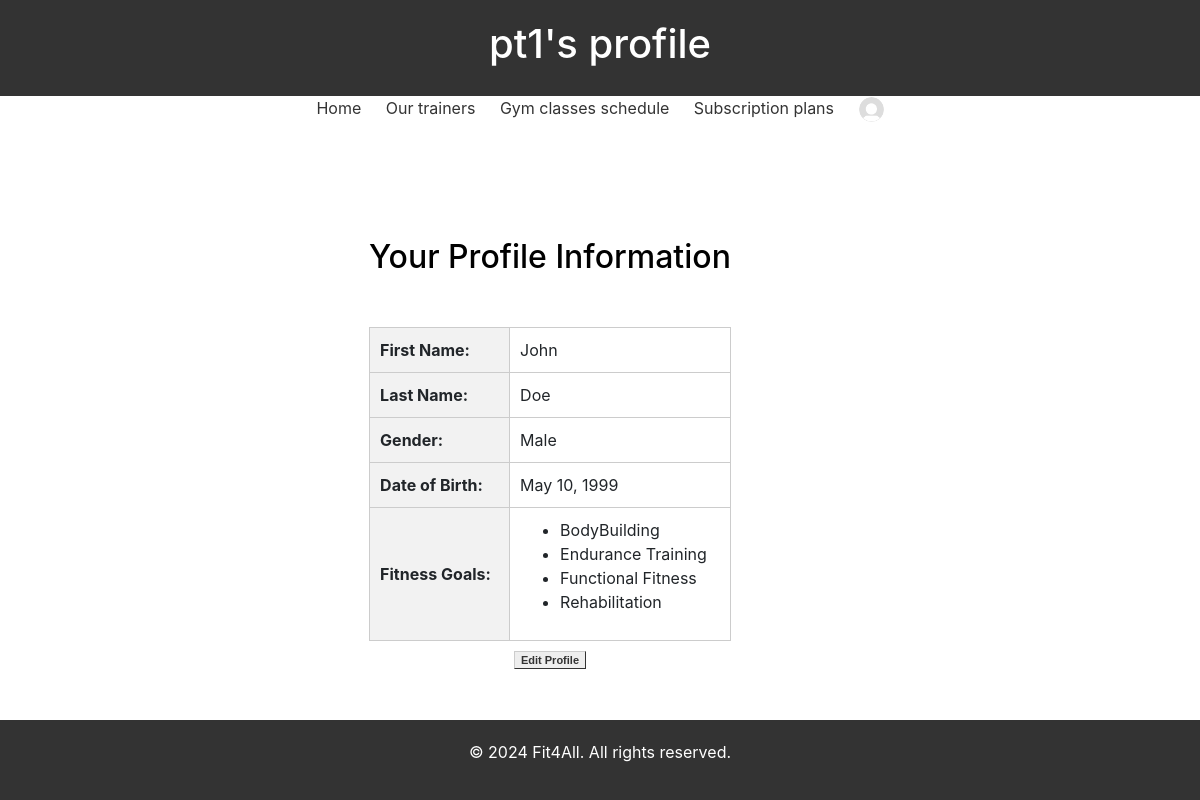
/profile/ (signed in), run on the app's committed database.
### gestione_palestra/models.py (models this page shows)
class User(AbstractUser):
    is_manager = models.BooleanField(default=False)
    is_instructor = models.BooleanField(default=False)
    class Meta:
        verbose_name = _('user')
        verbose_name_plural = _('users')

class TrainerProfile(models.Model):
    user = models.OneToOneField('gestione_palestra.User', on_delete=models.CASCADE)
    gender_choices = [
        ('M', 'Male'),
        ('F', 'Female'),
    ]
    gender = models.CharField(max_length=1, choices=gender_choices, null=False, blank=True)
    first_name = models.CharField(max_length=100, null=False, blank=True, validators=[validators.validate_name])
    last_name = models.CharField(max_length=100, null=False, blank=True, validators=[validators.validate_name])
    date_of_birth = models.DateField(null=False, blank=True, default=date.today, validators=[validators.validate_age_of_birth])
    certifications = models.FileField(upload_to='pt_CVs/', blank=True)
    profile_picture = models.ImageField(upload_to='profile_pictures/', null=True, blank=True)
    fitness_goals = models.ManyToManyField(FitnessGoal, blank=True)  # Cambio qui
    pt_photo = models.ImageField(upload_to='pt_images/', null=True, blank=True)

class FitnessGoal(models.Model):
    name = models.CharField(max_length=100, validators=[validators.validate_name])

### gestione_palestra/views.py (the view, shortened to what this page needs)
# urls.py: path('profile/', views.ProfileView.as_view(), name='profile'),
class ProfileView(View):
    def get(self, request):
        if not request.user.is_authenticated:
            messages.error(request, "You have to login first")
            return redirect(reverse('login'))
        if request.user.is_instructor:
            user_profile, created = models.TrainerProfile.objects.get_or_create(user=request.user)
            form = forms.TrainerProfileForm(instance=user_profile)
            fitness_goals = get_fitness_goals(user_profile)
            context = {'form': form, 'user_profile':user_profile, 'user_fitness_goals':fitness_goals}
        elif request.user.is_manager:
            messages.success(request, f"Welcome to Fit4All, {request.user}")
            return redirect(reverse('dashboard'))
        return render(request=request, template_name='profile.html', context=context)

### gestione_palestra/views.py (called while the page is built)
def get_fitness_goals(trainer_profile):
    fitness_goals = trainer_profile.fitness_goals.all()
    fitness_goal_names = [fitness_goal.name for fitness_goal in fitness_goals]
    return fitness_goal_names

### templates/profile.html (shortened to what this page needs)
{% extends "base.html" %}
{% block header %} {{ request.user }}'s profile {% endblock header %}
{% block content %}
<div class="user-profile-container">
    <div class="user-profile">
        <h2> Your Profile Information</h2>
    <table class="user-details">
        <tr>
            <th>First Name:</th>
            <td>{{ user_profile.first_name }}</td>
        </tr>
        <tr>
            <th>Last Name:</th>
            <td>{{ user_profile.last_name }}</td>
        </tr>
        <tr>
            <th>Gender:</th>
            <td>{{ user_profile.get_gender_display }}</td>
        </tr>
        <tr>
            <th>Date of Birth:</th>
            {% if user_profile.date_of_birth|date:"Y-m-d" == now|date:"Y-m-d" %}
                <td></td>
            {% else %}
                <td>{{ user_profile.date_of_birth|date:"F d, Y" }}</td>
            {% endif %}
        </tr>
        {% if request.user.is_instructor %}
        <tr>
            <th>Fitness Goals:</th>
            <td>
                <ul>
                    {% for goal in user_fitness_goals %}
                        <li>{{ goal }}</li>
                    {% endfor %}
                </ul>
            </td>
        </tr>
        {% endif %}
    </table>
    <div class="edit-profile" style="display: flex; justify-content: center; margin-top:10px">
        <a class="button" href="{% url 'update-profile' %}">Edit Profile</a>
    </div>
    </div>
</div>
{% endblock %}

### static/css/style.css (style rules this page uses)
.user-details { width: 100%; margin: 50px auto 0; border-collapse: collapse; }
table { text-align: center; }
.user-details th, .user-details td { padding: 10px; border: 1px solid #ccc; text-align: left; }
.user-details th { background-color: #f2f2f2; }
html, body { height: 100%; }
body { font-family: Arial, sans-serif; margin: 0; padding: 0; display: flex; flex-direction: column; }
.user-profile-container { display: flex; flex-direction: row; justify-content: center; margin-top: 100px; }
.user-profile { margin-bottom: 20px; margin-right: 100px; }
.button { font: bold 11px Arial; text-decoration: none; background-color: #EEEEEE; color: #333333; padding: 2px 6px 2px 6px; border-top: 1px solid #CCCCCC; border-right: 1px solid #333333; border-bottom: 1px solid #333333; border-left: 1px solid #CCCCCC; }
h2 { text-align: center; color: #000000; }

### data on the page
User: user "pt1"
TrainerProfile: first_name "John", last_name "Doe", gender "Male", date_of_birth "May 10, 1999"
FitnessGoal: user_fitness_goals "BodyBuilding"
FitnessGoal: user_fitness_goals "Endurance Training"
FitnessGoal: user_fitness_goals "Functional Fitness"
FitnessGoal: user_fitness_goals "Rehabilitation"

### other printed values
{{ gym_name }} "Fit4All"
